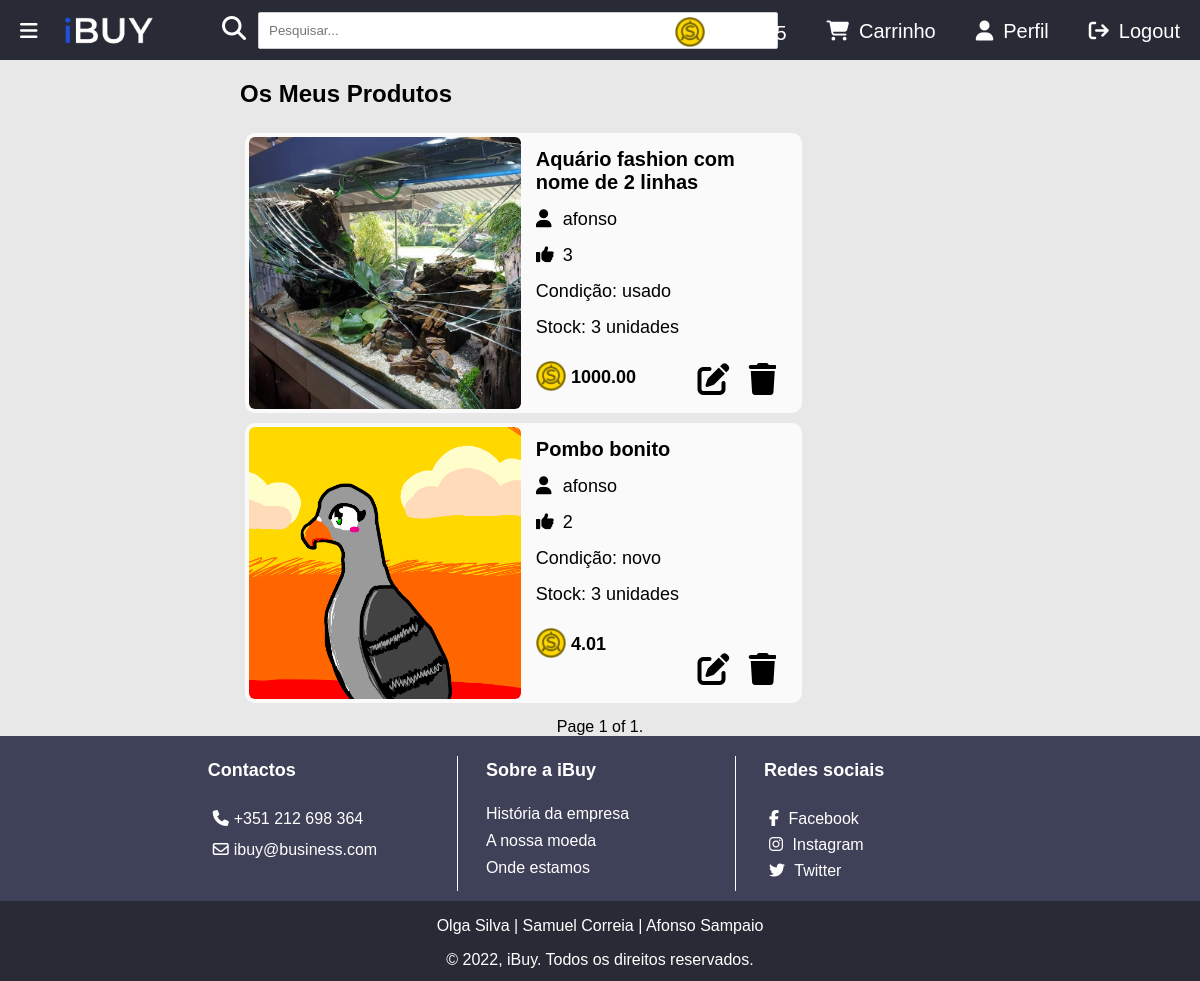
Page /ibuy/meusprodutos (signed in) on the committed database.
### ibuy/models.py (models this page shows, shortened)
class Utilizador(models.Model):
    user = models.OneToOneField(User, on_delete=models.CASCADE)
    imagem = models.CharField(max_length=100, default='utilizador.png')
    credito = models.DecimalField(max_digits=6, decimal_places=2, default=0.00)

class Produto(models.Model):
    user = models.ForeignKey(User, on_delete=models.CASCADE, default="")
    likes = models.ManyToManyField(User, related_name='likes')
    nome = models.CharField(max_length=100)
    categoria = models.ForeignKey(Categoria, on_delete=models.CASCADE, default="", related_name="Categoria")
    quantidade = models.IntegerField(default=0)
    timestamp = models.DateTimeField(default=datetime.now, editable=False)
    descricao = models.TextField()  # mudar
    preco = models.DecimalField(
        max_digits=6,
        decimal_places=2,
        default=0.00,
    )
    imagem = models.CharField(max_length=100, default='produto.png')
    video_embed = models.CharField(max_length=1000, blank=True)
    NOVO = 'Novo'
    USADO = 'Usado'
    OPCOES_CONDICAO = (
        (NOVO, 'Novo'),
        (USADO, 'Usado'),
    )
    condicao = models.CharField(choices=OPCOES_CONDICAO, default=NOVO, max_length=100)
    def total_likes(self):
        return self.likes.count()

### ibuy/views.py (the view)
# urls.py: path('meusprodutos', views.meusprodutos, name='meusprodutos'),
@login_required(login_url=reverse_lazy('ibuy:loginuser'))
@user_passes_test(is_user, login_url=reverse_lazy('ibuy:erro'))
def meusprodutos(request):
    lista_produtos = list(Produto.objects.filter(user_id=request.user.id))
    lista_produtos = sorted(lista_produtos, key=lambda x: x.total_likes(), reverse=True)  # ordenar por likes
    paginas = Paginator(lista_produtos, 2)
    page_number = request.GET.get('page')
    page_obj = paginas.get_page(page_number)
    context = {
        'lista_produtos': lista_produtos,
        'page_obj':page_obj,
    }
    return render(request, 'ibuy/meusprodutos.html', context)

### ibuy/views.py (called while the page is built)
def is_admin(user):
    if user.is_superuser:
        return True
    return False

def is_user(user):
    return not is_admin(user)

### ibuy/templates/ibuy/meusprodutos.html (shortened to what this page needs)
{% extends "ibuy/index.html" %}
{% load static %}
{% block content %}
<body>
{% if lista_produtos %}
<h2>Os Meus Produtos</h2>
{% for produto in lista_produtos %}
            <section style="cursor: pointer;" class="object-wrap" id="{{ produto.id }}" onclick='location.href="produto/{{produto.id}}";' id="{{ produto.id }}">
                    <section class="object-img">
                        <img src="{% static 'media/images/produto/' %}{{ produto.imagem }}" alt="Produto"
                             id="img-produto">
                    </section>
                <section class="object-details-wrap">
                    <section class="object-name">
                        <a href="{% url 'ibuy:produto' produto.id %}">
                            {{ produto.nome }}
                        </a>
                    </section>
                    <section class="object-username">
                        <a href="{% url 'ibuy:perfil' produto.user.id %}">
                            <i class="fa-solid fa-user"></i>{{ produto.user.username }}
                        </a>
                    </section>
                    <section class="object-detail-one"><i class="fa-solid fa-thumbs-up"></i>{{ produto.total_likes }}
                    </section>
                    <section class="object-detail-two">Condição: {{ produto.condicao }}
                    </section>
                    <section class="object-detail-three">Stock: {{ produto.quantidade }} unidade{{ produto.quantidade|pluralize }}
                    </section>
                    <section class="object-detail-four"><img src="{% static 'ibuy/images/coin.png' %}"
                                                             alt="Moeda do website" width="30" height="30">  {{ produto.preco }}
                    </section>
                    <section class="admin-object-options">
                        <a href="{% url 'ibuy:alterarproduto' produto.id %}">
                            <i class="fa-solid fa-pen-to-square fa-2xl"></i>
                        </a>
                        <a href="{% url 'ibuy:apagarproduto' produto.id %}">
                            <i class="fa-solid fa-trash fa-2xl"></i>
                        </a>
                    </section>
                </section>
            </section>
{% endfor %}
        <div class="pagination">
            <span class="step-links">
                <span class="current">
                    Page {{ page_obj.number }} of {{ page_obj.paginator.num_pages }}.
                </span>
            </span>
        </div>
{% else %}
<p>Nao tem nada a venda.</p>
{% endif %}
</body>
{% endblock %}

### ibuy/templates/ibuy/index.html (shortened to what this page needs)
<!DOCTYPE html>
<html lang="en">
<head>
    {% load static %}
    <link rel="stylesheet" type="text/css" href="{% static 'ibuy/style.css' %}"/>
</head>
<body>
<section class="page-wrap">
    <header>
        <section class="open-sidebar-btn">
            <a href="#" id="menu-btn">
                <i class="fa fa-bars" aria-hidden="true"></i>
            </a>
        </section>
        <section class="logo">
            <a href="{% url 'ibuy:index' %}"><img src="{% static 'ibuy/images/LOGO-IBUY-White-Trans.gif' %}"
                                                  alt="Logo iBuy" height="50"></a>
        </section>
        <section class="search">
            <i id="search-symbol" class="fa-solid fa-magnifying-glass fa-xl"></i>
            <form method="get" id="search-form" action="{% url 'ibuy:index' %}">
                <input id="search-text" name="pesquisa" type="text" placeholder="Pesquisar...">
            </form>
        </section>
        <section class="header-btns">
            {% if request.user.is_authenticated %}
            <a href="{% url 'ibuy:logoutview' %}" class="header-btns-link"><i class="fa-solid fa-arrow-right-from-bracket" id="logout-btn"></i>Logout</a>
            <a href="{% url 'ibuy:perfil' request.user.id %}" class="header-btns-link"><i class="fa-solid fa-user"></i>Perfil</a>
            {% else %}
            <a href="{% url 'ibuy:loginuser' %}" class="header-btns-link"><i class="fa-solid fa-arrow-right-to-bracket"></i>Login</a>
            {% endif %}
            {% if request.user.is_authenticated and not request.user.is_superuser %}
            <a href="{% url 'ibuy:carrinho' %}" class="header-btns-link"><i class="fa-solid fa-cart-shopping"></i>Carrinho</a>
            <a href="{% url 'ibuy:adicionarcredito' %}" id="testes">
                <img src="{% static 'ibuy/images/coin.png' %}" alt="Moeda do website" width="30"
                     id="img-coin"/>
                {{ request.user.utilizador.credito }}
            </a>
            {% endif %}
        </section>
    </header>
    <section class="content-wrap">
        {% block content %}{% endblock %}
    </section>
    <footer>
        <section class="upper-footer-wrap">
            <section class="upper-footer-wrap-content">
                <section class="upper-footer-wrap-left">
                    <section class="upper-footer-wrap-left-text">
                        <h4>Contactos</h4>
                        <p><i class="fa-solid fa-phone"></i>+351 212 698 364</p>
                        <p><i class="fa-regular fa-envelope"></i>ibuy@business.com</p>
                    </section>
                </section>
                <section class="upper-footer-wrap-mid">
                    <section class="upper-footer-wrap-mid-text">
                        <h4>Sobre a iBuy</h4>
                        <p><a href="{% url 'ibuy:historiaempresa' %}">História da empresa</a></p>
                        <p><a href="{% url 'ibuy:nossamoeda' %}">A nossa moeda</a></p>
                        <p><a href="{% url 'ibuy:ondeestamos' %}">Onde estamos</a></p>
                    </section>
                </section>
                <section class="upper-footer-wrap-right">
                    <section class="upper-footer-wrap-right-text">
                        <h4>Redes sociais</h4>
                        <a href="https://m.facebook.com/samco2k?_rdr" target="_blank"><i
                                class="fa-brands fa-facebook-f"></i> Facebook</a><br>
                        <a href="https://www.instagram.com/opombosilva/" target="_blank"><i
                                class="fa-brands fa-instagram"></i> Instagram</a><br>
                        <a href="https://twitter.com/uhfonso" target="_blank"><i class="fa-brands fa-twitter"></i>
                            Twitter</a><br>
                    </section>
                </section>
            </section>
        </section>
        <section class="lower-footer-wrap">
            <p>Olga Silva | Samuel Correia | Afonso Sampaio</p>
            <p>&copy; 2022, iBuy. Todos os direitos reservados.</p>
        </section>
    </footer>
</section>
</body>
</html>

### ibuy/static/ibuy/style.css (style rules this page uses)
html, body { font-family: sans-serif; margin: 0; padding: 0; background-color: #E8E8E8; overflow-x: hidden; }
.page-wrap { position: relative; min-height: 100vh; overflow: hidden; }
.content-wrap { width: 60%; padding-left: 20%; padding-right: 20%; padding-bottom: 245px; }
.object-wrap { width: 100%; max-width: 34.3em; border: 4px solid transparent; height: 17em; display: inline-block; border-radius: 10px; background-color: #fafafa; margin: 5px; }
.object-img { display: inline-block; }
.object-img img { width: 17em; height: 17em; object-fit: cover; border-radius: 6px; }
.object-wrap a { text-decoration: none; }
.object-details-wrap { overflow: hidden; margin-right: 4%; margin-top: 2%; width: 100%; max-width: 15em; max-height: 16em; height: 100%; display: inline-block; float: right; position: relative; }
.object-details-wrap i { width: 27px; }
.admin-object-options { position: absolute; bottom:0; right: 0; color: black; }
.admin-object-options a { text-decoration: none; color: inherit; margin-left: 20px; }
footer .upper-footer-wrap, footer .lower-footer-wrap { width: 100%; position: absolute; color: white; }
footer h4 { font-weight: bold; font-size: 18px; }
.upper-footer-wrap { bottom: 80px; height: 160px; background-color: #3e4157; padding-bottom: 0.4%; }
.lower-footer-wrap { bottom: 0; height: 80px; background-color: #282A35; text-align: center; }
.upper-footer-wrap-content { width: 70%; padding-left: 15%; padding-right: 15%; height: 160px; margin: 0 auto; }
.upper-footer-wrap-content a:link { text-decoration: none; color: inherit; }
.upper-footer-wrap-left, .upper-footer-wrap-mid, .upper-footer-wrap-right { float:left; width: 33%; text-align: left; }
.upper-footer-wrap-left-text, .upper-footer-wrap-mid-text, .upper-footer-wrap-right-text { margin: 0 auto; padding-left: 10%; }
.upper-footer-wrap-mid-text p { margin: 0 0 9px; }
.upper-footer-wrap-left-text p { margin: 0 0 5px; }
.upper-footer-wrap i { padding: 5px; }
header { height: 60px; background-color: #282A35 !important; overflow: hidden; }
.open-sidebar-btn { float: left; margin: 20px; font-size: 20px; color: white !important; text-align: center; text-decoration: none; }
.open-sidebar-btn a { text-decoration: none; color: inherit; }
.header-btns-link { float: right; color: white !important; text-align: center; padding: 20px 20px; text-decoration: none; font-size: 20px; }
.header-btns i { padding-right: 10px; }
.header-btns { height: 60px; margin-top: 0; float: right; }
#testes { color: white; text-decoration: none; padding: 25px 20px; font-size: 20px; }
#img-coin { position: relative; padding-top: 10px; top: 12%; padding-right: 4px; }
.logo a { padding-top: 6px; display: block; float: left; text-decoration: none; color: inherit; }
#search-text { width: 250%; padding: 10px 10px; margin:0; border: 1px solid #ccc; border-radius: 2px; }
#search-form { float: left; padding-top: 12px; }
#search-symbol { margin: 12px; padding-top: 16px; float: left; color: white; }
.search { margin-left: 17.5%; }
.object-name a { font-size: 20px; font-weight: bold; text-decoration: none; color: black; }
.object-name { padding-bottom: 0%; }
.object-username a { font-size: 18px; text-decoration: none; color: black; }
.object-detail-one { font-size: 18px; }
.object-detail-three { font-size: 18px; }
.object-detail-two { font-size: 18px; }
.object-detail-four { display: inline-block; font-size: 18px; font-weight: bold; width: 45%; }
.object-detail-four img { position: relative; top: 8px; }
.object-details-wrap section { margin-bottom: 15px; }
.pagination, .step-links { text-align: center; margin-top: 10px; color: black; }

### rows in the picture
Produto: imagem (picture), nome "Aquário fashion com nome de 2 linhas", user.username "afonso", total_likes "3", condicao "usado", quantidade "3", preco "1000.00"
Produto: imagem (picture), nome "Pombo bonito", user.username "afonso", total_likes "2", condicao "novo", quantidade "3", preco "4.01"

### other values in the picture
{{ request.user.utilizador.credito }} "9909.05"
{{ page_obj.number }} "1"
{{ page_obj.paginator.num_pages }} "1"
